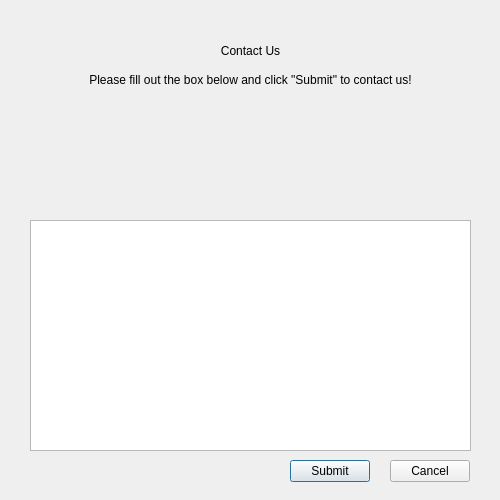
<?xml version="1.0" encoding="UTF-8"?>
<ui version="4.0">
 <class>ContactUs</class>
 <widget class="QDialog" name="ContactUs">
  <property name="geometry">
   <rect>
    <x>0</x>
    <y>0</y>
    <width>500</width>
    <height>500</height>
   </rect>
  </property>
  <property name="windowTitle">
   <string>Dialog</string>
  </property>
  <widget class="QLabel" name="label">
   <property name="geometry">
    <rect>
     <x>10</x>
     <y>30</y>
     <width>481</width>
     <height>41</height>
    </rect>
   </property>
   <property name="text">
    <string>Contact Us</string>
   </property>
   <property name="alignment">
    <set>Qt::AlignCenter</set>
   </property>
  </widget>
  <widget class="QLabel" name="label_2">
   <property name="geometry">
    <rect>
     <x>0</x>
     <y>70</y>
     <width>501</width>
     <height>20</height>
    </rect>
   </property>
   <property name="text">
    <string>Please fill out the box below and click &quot;Submit&quot; to contact us!</string>
   </property>
   <property name="alignment">
    <set>Qt::AlignCenter</set>
   </property>
  </widget>
  <widget class="QTextEdit" name="textEdit">
   <property name="geometry">
    <rect>
     <x>30</x>
     <y>220</y>
     <width>441</width>
     <height>231</height>
    </rect>
   </property>
  </widget>
  <widget class="QPushButton" name="pushButton">
   <property name="geometry">
    <rect>
     <x>290</x>
     <y>460</y>
     <width>80</width>
     <height>22</height>
    </rect>
   </property>
   <property name="text">
    <string>Submit</string>
   </property>
  </widget>
  <widget class="QPushButton" name="pushButton_2">
   <property name="geometry">
    <rect>
     <x>390</x>
     <y>460</y>
     <width>80</width>
     <height>22</height>
    </rect>
   </property>
   <property name="text">
    <string>Cancel</string>
   </property>
  </widget>
  <widget class="QLabel" name="logo_label">
   <property name="geometry">
    <rect>
     <x>160</x>
     <y>50</y>
     <width>191</width>
     <height>191</height>
    </rect>
   </property>
   <property name="text">
    <string>&lt;html&gt;&lt;head/&gt;&lt;body&gt;&lt;p&gt;&lt;img src=&quot;:/new/prefix1/c3602dc5-b717-4b76-a16c-feb951f242e4_200x200.png&quot;/&gt;&lt;/p&gt;&lt;/body&gt;&lt;/html&gt;</string>
   </property>
   <property name="alignment">
    <set>Qt::AlignCenter</set>
   </property>
  </widget>
 </widget>
 <resources/>
 <connections/>
</ui>
